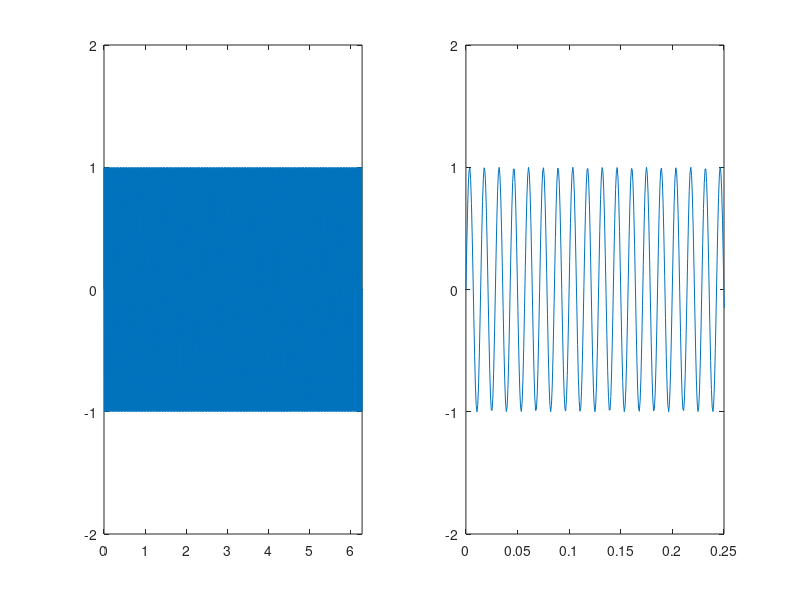

Recreate this plot in MATLAB.
clear;
fs = 8192;
rhythm=1;
x = linspace(0, 2 * pi * rhythm, fs * rhythm);
y = sin(440*x);
waves=y;
subplot(121),plot(x,waves); axis([0,2*pi,-2,2]);
subplot(122),plot(x,waves);axis([0,0.25,-2,2]);
sound(waves, fs);
